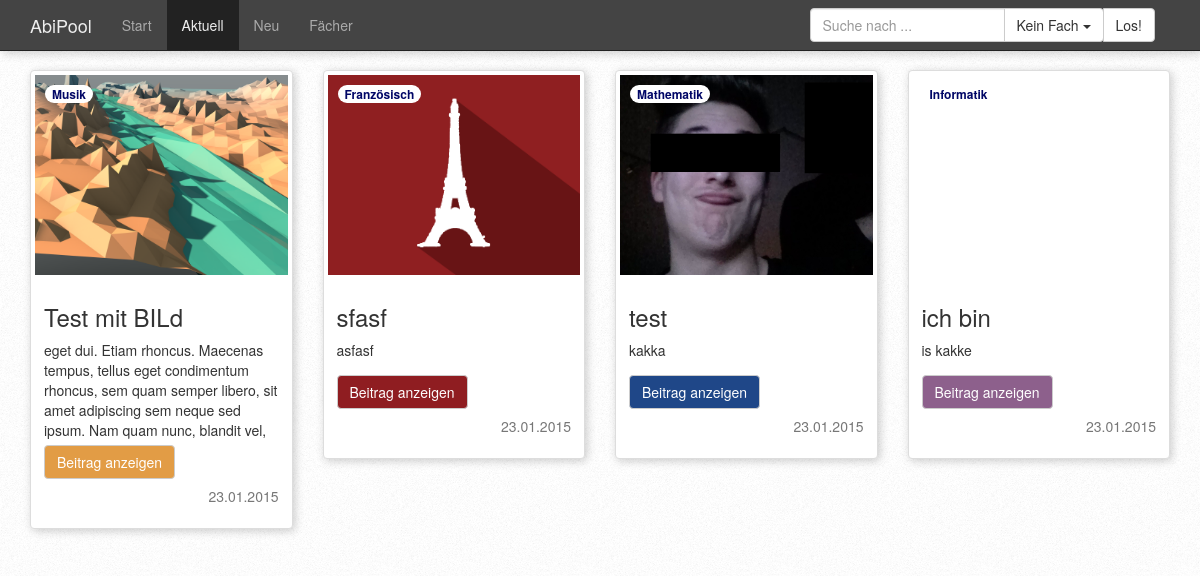
The page /?page=home on the database its author committed.
### tables this page shows
CREATE TABLE IF NOT EXISTS `subjects` (
`id` int(10) NOT NULL,
  `name` varchar(150) NOT NULL,
  `color` varchar(10) NOT NULL,
  `img` varchar(150) NOT NULL,
  `tag` varchar(20) NOT NULL
);

CREATE TABLE IF NOT EXISTS `contentdb` (
`id` int(10) unsigned NOT NULL,
  `thumbimage` varchar(150) NOT NULL,
  `thumbtext` text NOT NULL,
  `time` decimal(20,0) NOT NULL,
  `subject` varchar(150) NOT NULL,
  `content` varchar(150) NOT NULL,
  `tags` text NOT NULL,
  `title` varchar(150) NOT NULL
);

### php/content.php (called while the page is built, shortened)
<?php
							$contents = array();
							$abfrage = "SELECT * FROM contentdb";
							$ergebnis = mysql_query($abfrage);
							while($row = mysql_fetch_object($ergebnis)){
								$contents[] = $row;
							}
?>

### php/subjects.php (called while the page is built, shortened)
<?php
							$abfrage = "SELECT * FROM subjects";
							$ergebnis = mysql_query($abfrage);
							$subjects = array();
							while($row = mysql_fetch_object($ergebnis)){
								$subjects[] = $row;
							}
?>

### data/home.php (the view, shortened to what this page needs)
<?php
echo '<div class="container" style="margin-top:20px;">';
						$counter = 0;
						for ($i = 0; $i < count($contents); $i++){
							if($counter == 0){
								echo '<div class="row">';
							}
							?>
								  <div class="  col-sm-6 col-md-3">
										<?php
											for($f = 0; $f < count($subjects); $f++){
												if ($subjects[$f]->tag == ($contents[$i]->subject)){
													$thissubject = $subjects[$f];
													$thisimg = $thissubject->img;
												}
											}
										?>
									<div class="thumbnail justshadow" >
									<span style="position:absolute; margin-top:10px;margin-left:10px" class="badge">
									<?php
										echo $thissubject->name;
									?></span>
										<div style="width:100%;height:200px;background-image:url('<?php if(($contents[$i]->thumbimage) == 'none'  || ($contents[$i]->thumbimage) == '' ){ echo $thisimg;}else{echo $contents[$i]->thumbimage ;}?>'); background-size: cover;background-repeat: no-repeat; background-position: 50% 50%"></div>
									  <div class="caption">
										<?php
										echo ' <h3>' . $contents[$i]->title . '</h3>';
										echo ' <div style="height:auto;max-height: 100px;overflow:hidden;"><p>' . $contents[$i]->thumbtext .'</p></div>';
										?>
										<p>
											<a href="?page=view&url=<?php echo $contents[$i]->content; ?>" style="margin-top:5px;color:white;background-color:<?php echo $thissubject->color; ?>" class="btn btn-default" role="button">Beitrag anzeigen</a>
											<br>
											<h5 align="right" style="color:#777">
												<?php
												$date = new DateTime();
												$date->format('Y-m-d H:i:s');
												$date->setTimestamp($contents[$i]->time / 1000);
												echo $date->format('d.m.Y');
												?>
											</h5>
										</p>
									  </div>
									</div>
								  </div>
							<?php
							if ($counter >= 3){
								echo '</div>';
								$counter = 0;
							}else {
							$counter = $counter + 1;
							}
						}
					echo '</div>';
?>

### css/somepadding.css (style rules this page uses)
body { padding-top: 50px; }

### rows shown on the page
contentdb: thumbimage (picture), title "Test mit BILd", thumbtext "eget dui. Etiam rhoncus. Maecenas tempus, tellus eget condimentum rhoncus, sem quam semper libero, sit amet adipiscing sem neque sed ipsum. Nam quam nunc, blandit vel,…", time "23.01.2015"
subjects: name "Musik"
contentdb: subjects.img (picture), title "sfasf", thumbtext "asfasf", time "23.01.2015"
subjects: name "Französisch"
contentdb: thumbimage (picture), title "test", thumbtext "kakka", time "23.01.2015"
subjects: name "Mathematik"
contentdb: title "ich bin", thumbtext "is kakke", time "23.01.2015"
subjects: name "Informatik"
